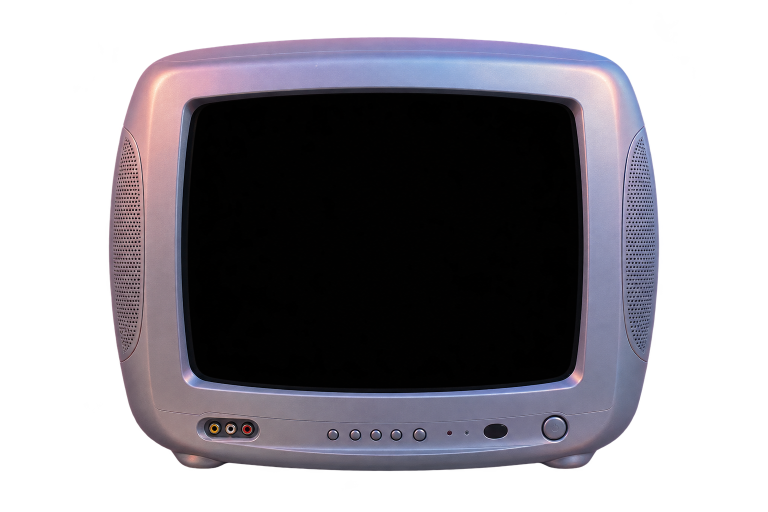
#> input picture src/user/tv-silver.png, 1536 x 1024 px (shown at 1/2 size)
$ python build_user_assets.py
#> lines starting #> are read from the running program, lines starting #| are printed output that depends on the picture; after the words box and inside, x2 and y2 are one past the last pixel; in counts of white or black regions, pixels touching at a corner belong together
#!/usr/bin/env python
"""Build the site's raster assets from the owner's own renders.

    python tools/build_user_assets.py

Outputs
    site/img/tv.png          keyed television, trimmed
    site/img/tv-mask.png     alpha mask of the glass, same box as tv.png
    site/img/tv-geo.css      --gl-* variables for the glass box
    site/img/bg.jpg          graded full-bleed background
"""
import os

import numpy as np
from PIL import Image, ImageDraw, ImageFilter

ROOT = os.path.dirname(os.path.dirname(os.path.abspath(__file__)))
IMG = os.path.join(ROOT, "site", "img")
USER = os.path.join(ROOT, "src", "user")   # owner's originals, not deployed
SITE = os.path.join(ROOT, "site")


def build_tv():
    src = Image.open(os.path.join(USER, "tv-silver.png")).convert("RGBA")
#> src is the input picture: PIL image 1536x1024 RGBA; mean R, G, B, A 38.2, 35.7, 42, 141.4
    a = np.asarray(src)
    alpha = a[..., 3]
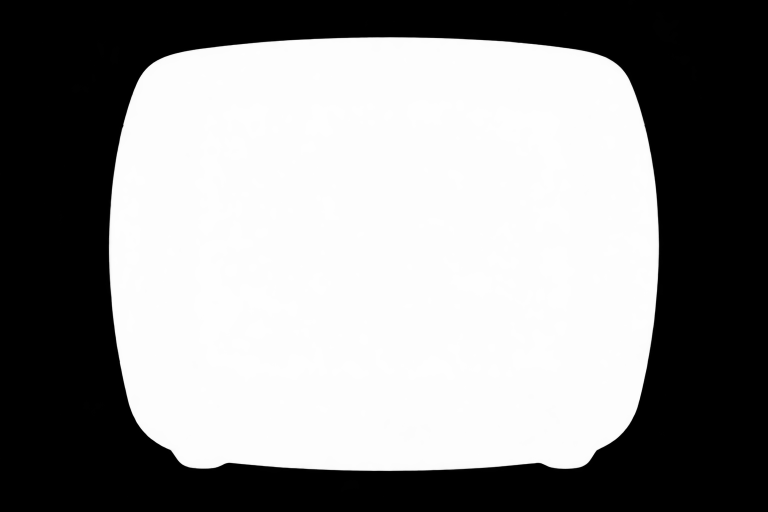
#> alpha: shape (1024, 1536) (shown at 1/2 size); min 0, max 254, mean 141.4
    ys, xs = np.where(alpha > 8)
    pad = 3
    box = (max(int(xs.min()) - pad, 0), max(int(ys.min()) - pad, 0),
           min(int(xs.max()) + pad, src.width), min(int(ys.max()) + pad, src.height))
#> box = (214, 71, 1321, 945)
    tv = src.crop(box)
    w, h = tv.size
#> w = 1107; h = 874
    tv.save(os.path.join(IMG, "tv.png"))

    # flood fill the glass on a WHITE-flattened copy, or the transparent border
    # (black RGB, alpha 0) merges with the black screen and swallows the frame
    flat = Image.new("RGB", tv.size, (255, 255, 255))
#> flat: PIL image 1107x874 RGB; every value is 255
    flat.paste(tv, (0, 0), tv)
    # the screen is essentially black (0-1) while the shadow band under the top
    # bezel sits around 45-80, so a hard threshold separates them and the band
    # keeps its shadow instead of being punched out with the glass
    Lf = np.asarray(flat.convert("L"))
    binim = Image.fromarray(((Lf < 35) * 255).astype(np.uint8))
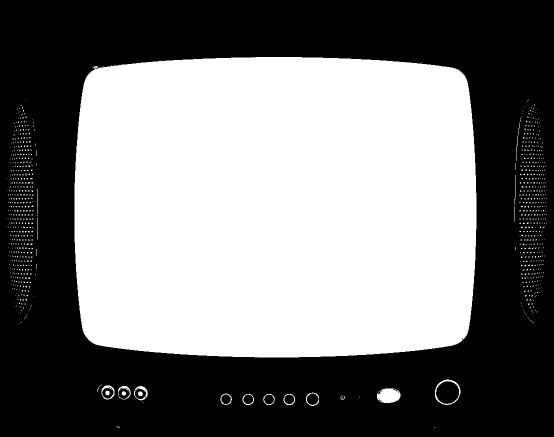
#> binim: PIL image 1107x874 L (shown at 1/2 size); 48.3% white; 904 white regions (883 under 20 px), largest, box (x1, y1, x2, y2) and area: (149, 114, 953, 715) 460130, (754, 777, 801, 806) 1075, (870, 759, 921, 810) 407
    work = binim.convert("RGB")
    ImageDraw.floodfill(work, (int(w * 0.5), int(h * 0.5)), (255, 0, 255), thresh=0)
    arr = np.asarray(work)
    glass = (arr[..., 0] == 255) & (arr[..., 1] == 0) & (arr[..., 2] == 255)
#> glass: shape (874, 1107) bool; 47.6% white; 1 white region, box (x1, y1, x2, y2) and area: (149, 114, 953, 715) 460130
    ys2, xs2 = np.where(glass)
    x0, x1, y0, y1 = int(xs2.min()), int(xs2.max()), int(ys2.min()), int(ys2.max())
#> x0 = 149; x1 = 952; y0 = 114; y1 = 714

    m = Image.fromarray((glass * 255).astype(np.uint8))
    # grow the aperture a little: the glass has a lighter bevel inside it, and
    # leaving any of it shows up as a dark rim around the static
    m = m.filter(ImageFilter.MaxFilter(9))
#> m: PIL image 1107x874 L; 48.7% white; 1 white region, box (x1, y1, x2, y2) and area: (145, 110, 957, 719) 471445
    m = m.filter(ImageFilter.GaussianBlur(1.2))
    # the box everything else is measured from is the DILATED aperture, not the
    # raw flood fill, or the hole ends up wider than the element that fills it
    ma = np.asarray(m)
    ys3, xs3 = np.where(ma > 24)
    dx0, dx1, dy0, dy1 = int(xs3.min()), int(xs3.max()), int(ys3.min()), int(ys3.max())
#> dx0 = 143; dx1 = 958; dy0 = 108; dy1 = 720
    padm = 2
    cx0, cy0 = max(dx0 - padm, 0), max(dy0 - padm, 0)
#> cx0 = 141; cy0 = 106
    cx1, cy1 = min(dx1 + padm, w), min(dy1 + padm, h)
#> cx1 = 960; cy1 = 722
    m = m.crop((cx0, cy0, cx1, cy1))
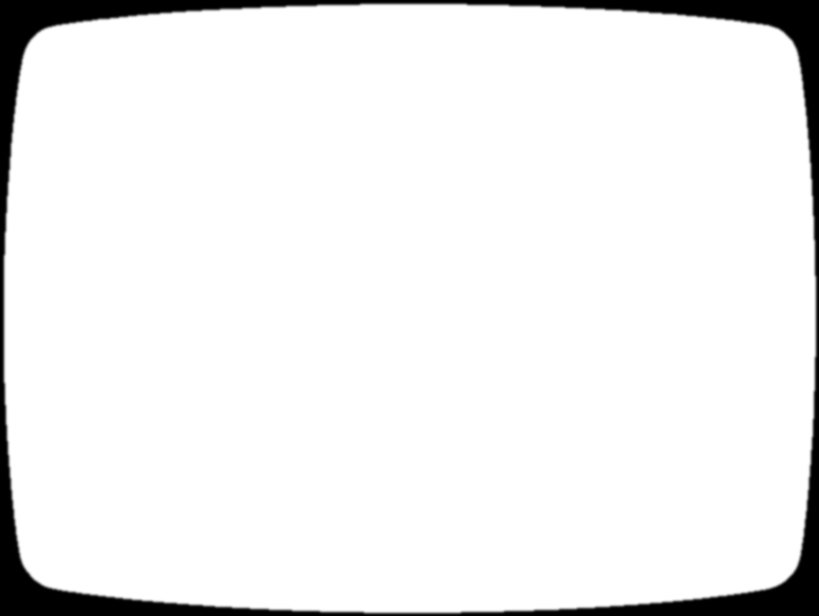
#> m: PIL image 819x616 L; min 0, max 255, mean 238.3
    # save as RGBA with the shape in ALPHA: a greyscale PNG is an ambiguous
    # mask source and Chrome can end up hiding everything
    rgba = Image.new("RGBA", m.size, (255, 255, 255, 0))
    rgba.putalpha(m)
    rgba.save(os.path.join(IMG, "tv-mask.png"))

    # a copy of the chassis with the glass punched out: the page puts the screen
    # content BEHIND it, so the bezel's own curve does the clipping and no CSS
    # mask is involved
    hole = Image.new("L", tv.size, 0)
#> hole: PIL image 1107x874 L; every value is 0
    hole.paste(m, (cx0, cy0))
    hole = hole.filter(ImageFilter.GaussianBlur(1.0))
    tv_arr = np.asarray(tv).copy()
    tv_arr[..., 3] = (tv_arr[..., 3].astype(np.float32) * (1.0 - np.asarray(hole).astype(np.float32) / 255.0)).astype(np.uint8)
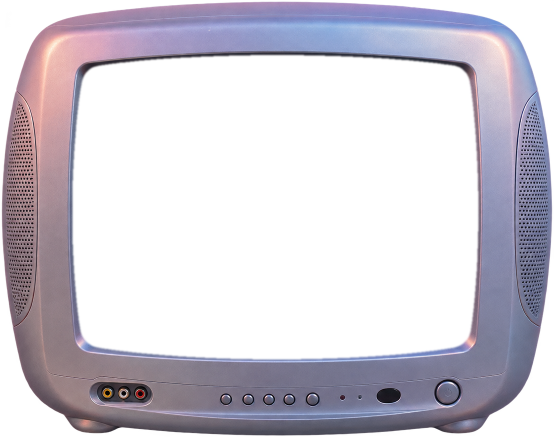
#> tv_arr: shape (874, 1107, 4) (shown at 1/2 size); mean R, G, B, A 61.9, 57.9, 68.1, 106.5; transparent parts drawn white
    Image.fromarray(tv_arr, "RGBA").save(os.path.join(IMG, "tv-window.png"))
    print("tv-window.png written")
    print("tv-mask.png", m.size)
#| tv-mask.png (819, 616)

    gx0, gy0, gx1, gy1 = cx0, cy0, cx1, cy1
#> gx0 = 141; gy0 = 106; gx1 = 960; gy1 = 722
    css = """:root{{
  /* glass box inside img/tv.png, written by tools/build_user_assets.py.
     Grown 6px past the measured edge so the screen content runs under the
     bezel instead of leaving a dark rim. */
  --gl-left:{l:.3f}%;
  --gl-top:{t:.3f}%;
  --gl-w:{w:.3f}%;
  --gl-h:{h:.3f}%;
}}
""".format(l=gx0 / w * 100, t=gy0 / h * 100,
           w=(gx1 - gx0) / w * 100, h=(gy1 - gy0) / h * 100)
    open(os.path.join(SITE, "tv-geo.css"), "w", encoding="utf-8").write(css)
    print("tv.png", tv.size, "glass px", (x0, y0, x1, y1),
          "pct", round(x0 / w * 100, 1), round(y0 / h * 100, 1),
          round((x1 - x0) / w * 100, 1), round((y1 - y0) / h * 100, 1))
#| tv.png (1107, 874) glass px (149, 114, 952, 714) pct 13.5 13.0 72.5 68.6


def build_bg():
    im = Image.open(os.path.join(USER, "beach-night.png")).convert("RGB")
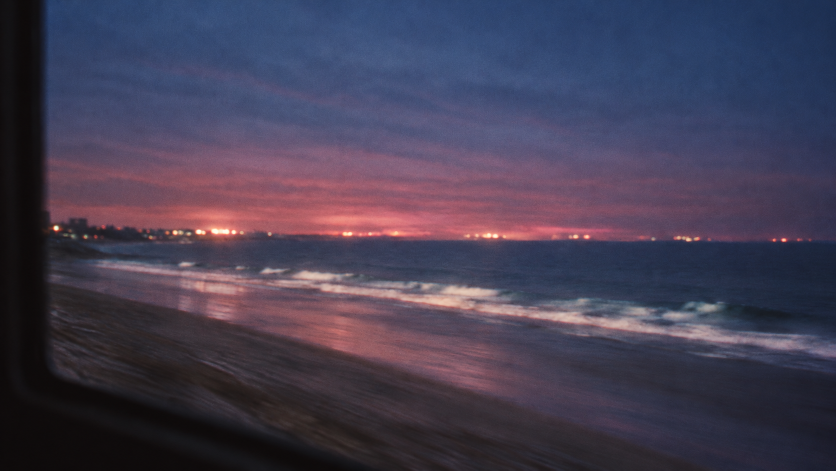
#> input picture src/user/beach-night.png, 1672 x 941 px (shown at 1/2 size)
#> im is the input picture: PIL image 1672x941 RGB; mean R, G, B 69.5, 63, 83.5
    w, h = im.size
#> w = 1672; h = 941
    # trim the black window frame at the far left, keep the city glow
    left = int(w * 0.045)
#> left = 75
    im = im.crop((left, 0, w, h))
#> im: PIL image 1597x941 RGB
    w, h = im.size
#> w = 1597
    target = 16 / 9
    if w / h > target:                       # too wide, keep the left (city) side
        nw = int(h * target)
        im = im.crop((int((w - nw) * 0.18), 0, int((w - nw) * 0.18) + nw, h))
    im = im.resize((1760, round(1760 * im.height / im.width)), Image.LANCZOS)
#> im: PIL image 1760x1037 RGB

    a = np.asarray(im).astype(np.float32) / 255.0
    lum = a @ np.array([0.299, 0.587, 0.114], dtype=np.float32)
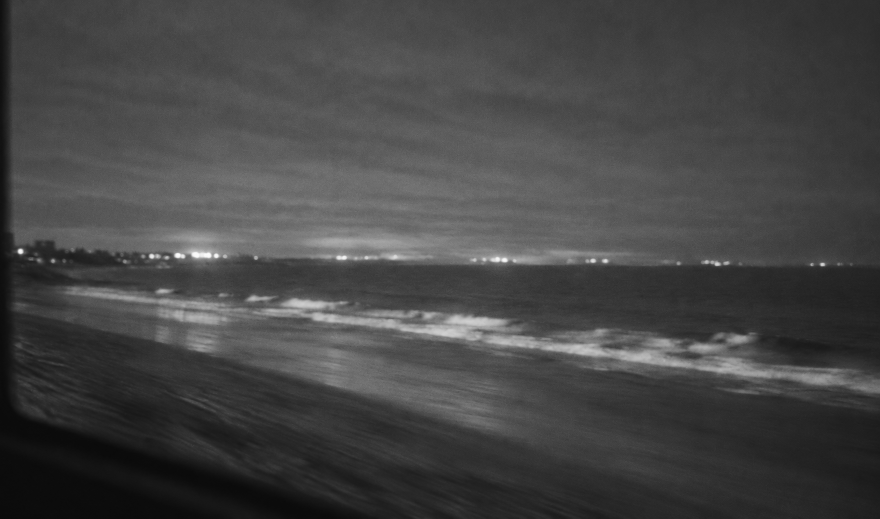
#> lum: shape (1037, 1760) float32 (shown at 1/2 size); min 0.0388, max 0.99, mean 0.274

    # a little more rose in the highs, a little more violet in the shadows
    a = a + ((lum ** 2.2)[..., None] * np.array([0.10, 0.0, 0.05], dtype=np.float32))
    a = a + (((1 - lum) ** 2.4)[..., None] * np.array([0.05, 0.0, 0.09], dtype=np.float32))
    a = np.clip(a, 0, 1)

    base = Image.fromarray((a * 255).astype(np.uint8))
    bloom = base.filter(ImageFilter.GaussianBlur(18))
    b = np.asarray(bloom).astype(np.float32) / 255.0
    a = 1.0 - (1.0 - a) * (1.0 - b * 0.30)

    hh, ww = a.shape[:2]
#> hh = 1037; ww = 1760
    yy, xx = np.mgrid[0:hh, 0:ww]
    r = np.sqrt(((xx - ww / 2) / (ww / 2)) ** 2 + ((yy - hh / 2) / (hh / 2)) ** 2) / 1.414
    a *= (1.0 - 0.34 * r ** 2.0)[..., None]
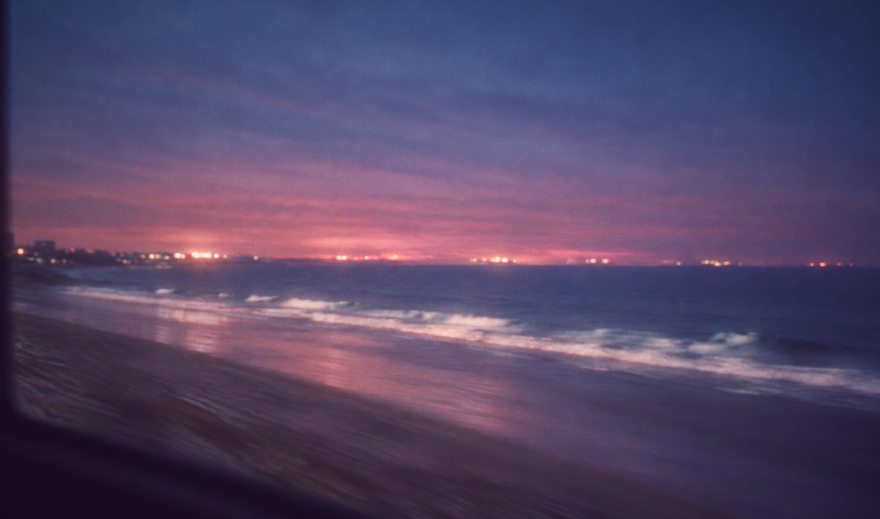
#> a: shape (1037, 1760, 3) float32 (shown at 1/2 size); mean R, G, B 0.338, 0.28, 0.407

    rng = np.random.default_rng(5)
    a = np.clip(a + rng.normal(0, 0.013, (hh, ww, 1)), 0, 1)

    out = Image.fromarray((a * 255).astype(np.uint8)).filter(ImageFilter.GaussianBlur(0.4))
    out.save(os.path.join(IMG, "bg.jpg"), quality=88, optimize=True, progressive=True)
    print("bg.jpg", out.size, os.path.getsize(os.path.join(IMG, "bg.jpg")))
#| bg.jpg (1760, 1037) 267187


if __name__ == "__main__":
    build_tv()
    build_bg()
